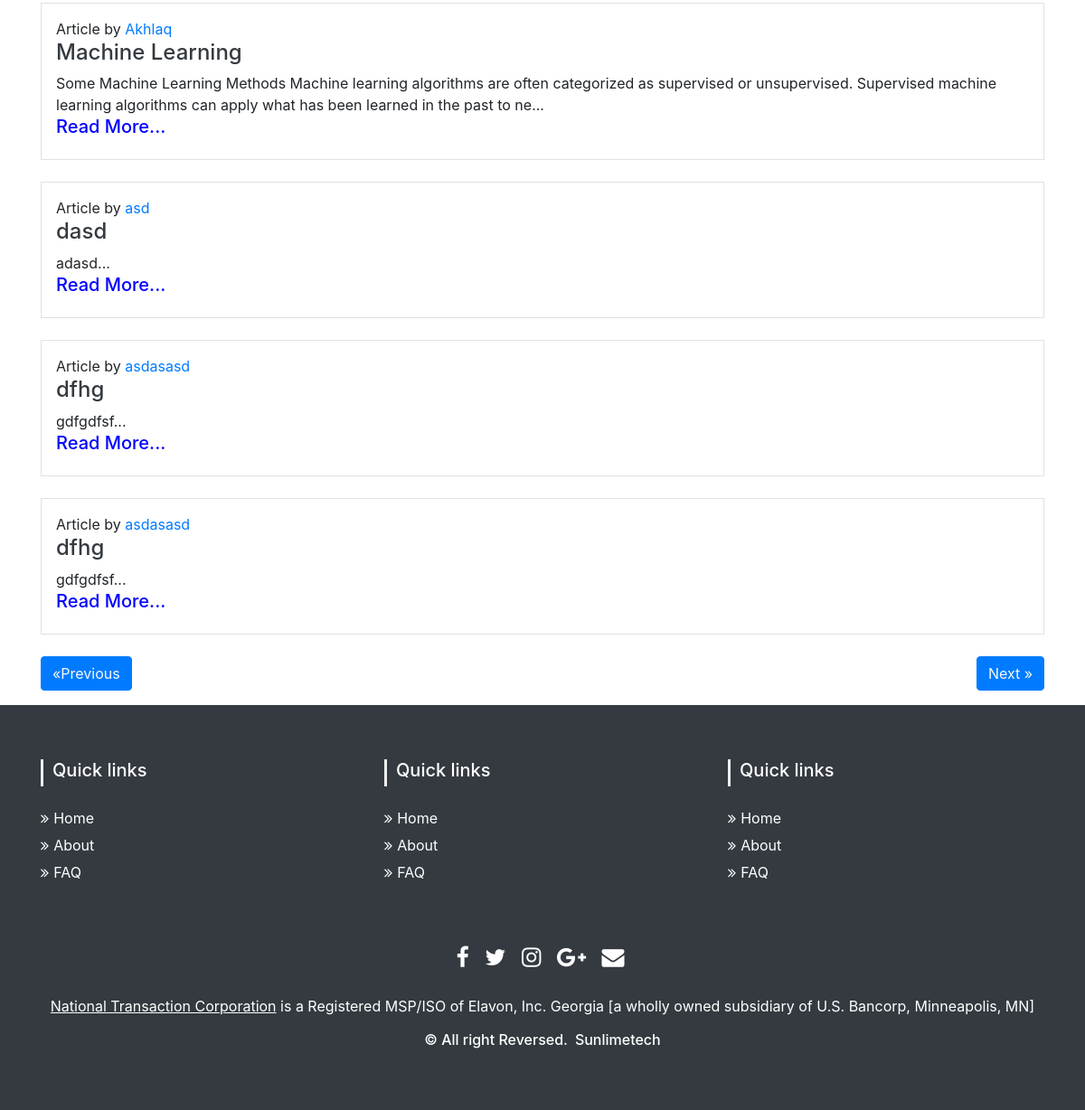
Before: /bloghome/ (lower part) with the older database file.
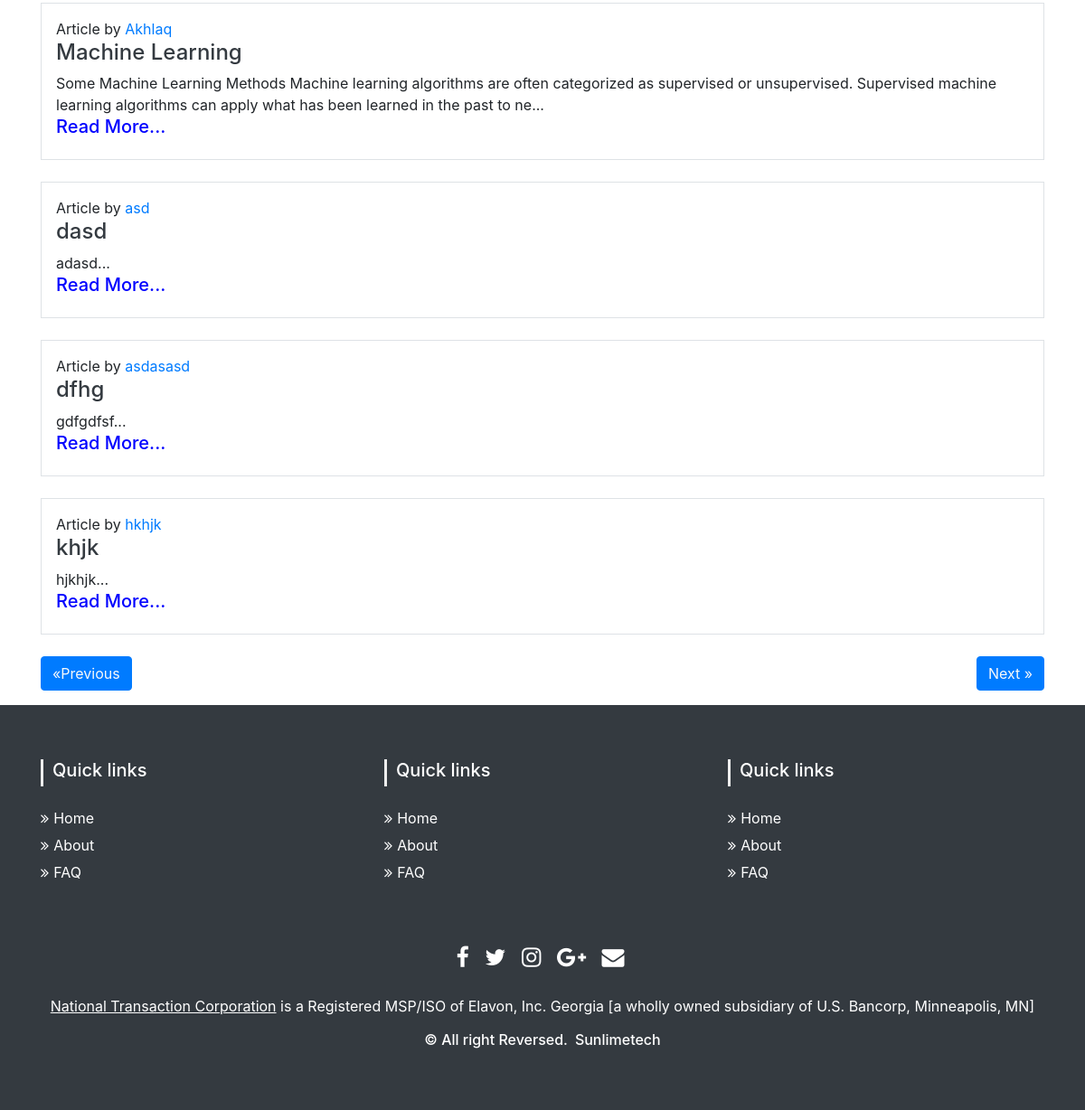
After: the same page with the newer database file.
### fyp/models.py (models this page shows, shortened)
class Blog(models.Model):
    sno = models.AutoField(primary_key=True)
    title = models.CharField(max_length=200)
    content = RichTextField()
    short_desc = models.CharField(max_length=300, default="")
    slug = models.SlugField(max_length=25)
    time = models.DateTimeField(auto_now_add=True)
    author = models.CharField(max_length=20, default="")
    username = models.CharField(max_length=20, default="")

### fyp/views.py (the view)
# urls.py: path('bloghome/', views.blog, name='blog'),
def blog(request):
    no_of_posts = 5
    page = (request.GET.get('page'))
    if page is None:
        page = 1
    else:
        page = int(page)
    blogs = Blog.objects.all()
    length = len(blogs)
    blogs = blogs[(page-1)*no_of_posts: page*no_of_posts]
    if page > 1:
        prev = page-1
    else:
        prev = None
    if page < math.ceil(length/no_of_posts):
        nxt = page + 1
    else:
        nxt = None
    context = {'blogs': blogs, 'prev': prev, 'nxt': nxt}
    return render(request, 'bloghome.html', context)

### templates/bloghome.html (shortened to what this page needs)
{% extends 'base.html' %}
{% block body %}
<div class="container">
  {% for blog in blogs %}
  <div class="my-4 p-3 border">
    <p class="mb-0 "> Article by <a href="#">{{blog.author}}</a></p>
    <h4 class="text-dark"> <a href="/blogpost/{{blog.slug}}" class="text-dark">{{blog.title}}</a></h4>
    <div>
      {{blog.short_desc|slice:200}}...
    </div>
    <a href="/blogpost/{{blog.slug}}" class="text-dark"><h5 style="color: blue;">Read More...</h5></a>
  </div>
  {% endfor %}
  <div class="my-3">
    {% if prev %}
    <button class="btn btn-primary"><a class="text-light" href="/bloghome?page={{prev}}">&laquo;Previous</a></button>
    {% else %}
    <button class="btn btn-primary"><a class="text-light" href="#">&laquo;Previous</a></button>
    {% endif %}
    {% if nxt %}
    <button class="btn btn-primary float-right"><a class="text-light" href="/bloghome?page={{nxt}}">Next
        &raquo;</a></button>
    {% else %}
    <button class="btn btn-primary float-right"><a class="text-light" href="#">Next &raquo;</a></button>
    {% endif %}
  </div>
</div>
{% endblock body %}

Changed rows visible on the page:
removed Blog: author "asdasasd", title "dfhg", short_desc "gdfgdfsf"
now on this page (row unchanged): Blog: author "hkhjk", title "khjk", short_desc "hjkhjk"
